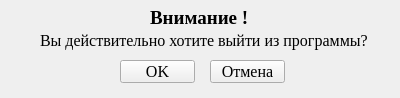
<?xml version="1.0" encoding="UTF-8"?>
<ui version="4.0">
 <class>Form</class>
 <widget class="QWidget" name="Form">
  <property name="geometry">
   <rect>
    <x>0</x>
    <y>0</y>
    <width>400</width>
    <height>98</height>
   </rect>
  </property>
  <property name="windowTitle">
   <string>Form</string>
  </property>
  <widget class="QLabel" name="label">
   <property name="geometry">
    <rect>
     <x>40</x>
     <y>30</y>
     <width>331</width>
     <height>20</height>
    </rect>
   </property>
   <property name="font">
    <font>
     <family>Times New Roman</family>
     <pointsize>12</pointsize>
    </font>
   </property>
   <property name="text">
    <string>Вы действительно хотите выйти из программы?</string>
   </property>
  </widget>
  <widget class="QLabel" name="label_2">
   <property name="geometry">
    <rect>
     <x>150</x>
     <y>10</y>
     <width>111</width>
     <height>16</height>
    </rect>
   </property>
   <property name="font">
    <font>
     <family>Times New Roman</family>
     <pointsize>14</pointsize>
     <weight>75</weight>
     <bold>true</bold>
    </font>
   </property>
   <property name="text">
    <string>Внимание !</string>
   </property>
  </widget>
  <widget class="QPushButton" name="agreeButton">
   <property name="geometry">
    <rect>
     <x>120</x>
     <y>60</y>
     <width>75</width>
     <height>23</height>
    </rect>
   </property>
   <property name="font">
    <font>
     <family>Times New Roman</family>
     <pointsize>12</pointsize>
    </font>
   </property>
   <property name="text">
    <string>OK</string>
   </property>
  </widget>
  <widget class="QPushButton" name="cancelButton">
   <property name="geometry">
    <rect>
     <x>210</x>
     <y>60</y>
     <width>75</width>
     <height>23</height>
    </rect>
   </property>
   <property name="font">
    <font>
     <family>Times New Roman</family>
     <pointsize>12</pointsize>
    </font>
   </property>
   <property name="text">
    <string>Отмена</string>
   </property>
  </widget>
 </widget>
 <resources/>
 <connections/>
</ui>
